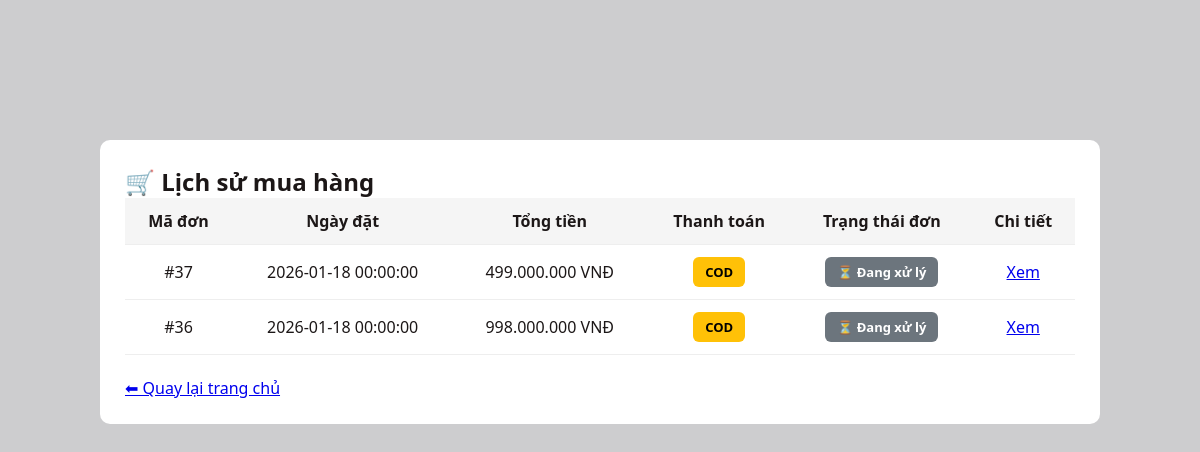
Screenshot of /orders.php (signed in) with the database file from the repository.
### tables this page shows
CREATE TABLE IF NOT EXISTS `donhang` (
  `maDonHang` int NOT NULL AUTO_INCREMENT,
  `ngayDat` datetime DEFAULT CURRENT_TIMESTAMP,
  `tongTien` decimal(15,2) DEFAULT '0.00',
  `trangThai` enum('Đang xử lý','Đã thanh toán','Đã hủy','Hoàn thành') DEFAULT 'Đang xử lý',
  `maNguoiMua` int DEFAULT NULL,
  `maGiaoDichVNPAY` varchar(50) DEFAULT NULL,
  PRIMARY KEY (`maDonHang`),
  KEY `fk_donhang_nguoiMua` (`maNguoiMua`)
);

### orders.php (the view, shortened to what this page needs)
<?php
include "db.php";
$maTaiKhoan = intval($_SESSION['user_id']);
$sql = "
SELECT
    dh.maDonHang,
    dh.ngayDat,
    dh.tongTien,
    dh.trangThai,
    tt.phuongThuc
FROM donhang dh
LEFT JOIN thanhtoan tt ON dh.maDonHang = tt.maDonHang
WHERE dh.maNguoiMua = ?
GROUP BY dh.maDonHang
ORDER BY dh.maDonHang DESC
";
$stmt = $conn->prepare($sql);
$stmt->bind_param("i", $maTaiKhoan);
$stmt->execute();
$result = $stmt->get_result();
?>
<!DOCTYPE html>
<html lang="vi">
<head>
<link rel="stylesheet" href="assets/css/style.css">
</head>
<body>
<div class="order-container">
    <h2>🛒 Lịch sử mua hàng</h2>
    <table class="order-table">
        <tr>
            <th>Mã đơn</th>
            <th>Ngày đặt</th>
            <th>Tổng tiền</th>
            <th>Thanh toán</th>
            <th>Trạng thái đơn</th>
            <th>Chi tiết</th>
        </tr>
        <?php while ($row = $result->fetch_assoc()): ?>
        <tr>
            <td>#<?= $row['maDonHang'] ?></td>
            <td><?= $row['ngayDat'] ?></td>
            <td><?= number_format($row['tongTien'], 0, ',', '.') ?> VNĐ</td>
            <td>
                <?php
                if ($row['phuongThuc'] === 'vnpay' || $row['phuongThuc'] === 'fake_vnpay') {
                    echo '<span class="badge badge-success">Đã thanh toán</span>';
                } else {
                    echo '<span class="badge badge-warning">COD</span>';
                }
                ?>
            </td>
            <td>
                <?php
                switch ((int)$row['trangThai']) {
                    case 0:
                        echo '<span class="badge badge-secondary">⏳ Đang xử lý</span>';
                        break;
                }
                ?>
            </td>
            <td>
                <a href="order_detail.php?id=<?= $row['maDonHang'] ?>">Xem</a>
            </td>
        </tr>
        <?php endwhile; ?>
    </table>
    <br>
    <a href="index.php">⬅ Quay lại trang chủ</a>
</div>
</body>
</html>

### assets/css/style.css (style rules this page uses)
* { box-sizing: border-box; margin: 0; padding: 0; }
body { font-family: "Segoe UI", Roboto, Arial, sans-serif; margin:0; background-color:rgb(205, 205, 207); background-size: cover; color:#1c1717; padding: 100px; }

### orders.php (style rules this page uses)
.order-container { max-width: 1000px; margin: 40px auto; background: #fff; padding: 25px; border-radius: 10px; }
.order-table { width: 100%; border-collapse: collapse; }
.order-table th, .order-table td { padding: 12px; border-bottom: 1px solid #eee; text-align: center; }
.order-table th { background: #f5f5f5; }
.badge { padding: 6px 12px; border-radius: 6px; font-size: 13px; font-weight: 600; display: inline-block; }
.badge-warning { background: #ffc107; color: #000; }
.badge-secondary { background: #6c757d; color: #fff; }

### rows the page displays
donhang: maDonHang "37", ngayDat "2026-01-18 00:00:00", tongTien "499.000.000", trangThai "⏳ Đang xử lý"
donhang: maDonHang "36", ngayDat "2026-01-18 00:00:00", tongTien "998.000.000", trangThai "⏳ Đang xử lý"
